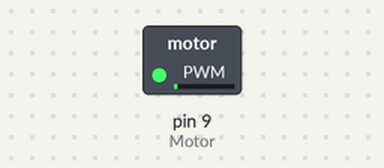
Recording of a sketch running on a simulated Arduino Uno, built with avr-gcc and run on an emulated ATmega328P. On the bench: switched loads named in the sketch (green lamp = pin HIGH).

Above: at 0.05 s.
At 0.95 s:
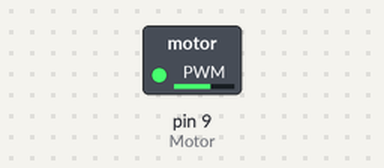
At 1.4 s:
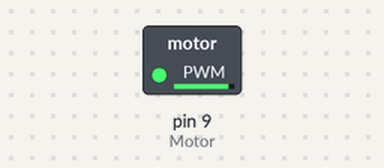
At 2.75 s:
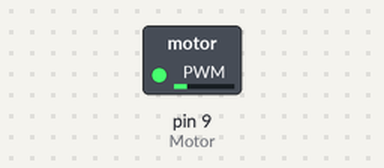
Timing chart, 0 to 7.0 s (numbered marks = the images above):
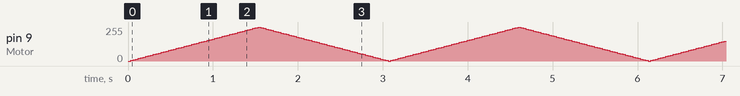

The sketch:

Motor.ino
```cpp
int Motor = 9;           // the pin that the Motor is attached to
int Speed = 0;    // how bright the Motor is
int fadeAmount = 5;    // how many points to fade the Motor by

// the setup routine runs once when you press reset:
void setup() {
  // declare pin 9 to be an output:
  pinMode(Motor, OUTPUT);
}

// the loop routine runs over and over again forever:
void loop() {
  // set the Speed of pin 9:
  analogWrite(Motor, Speed);

  // change the Speed for next time through the loop:
  Speed = Speed + fadeAmount;

  // reverse the direction of the fading at the ends of the fade:
  if (Speed == 0 || Speed == 255) {
    fadeAmount = -fadeAmount ;
  }
  // wait for 30 milliseconds to see the dimming effect
  delay(30);
}
```
